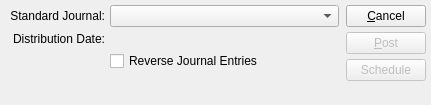
<?xml version="1.0" encoding="UTF-8"?>
<ui version="4.0">
 <comment>This file is part of the xTuple ERP: PostBooks Edition, a free and
open source Enterprise Resource Planning software suite,
Copyright (c) 1999-2018 by OpenMFG LLC, d/b/a xTuple.
It is licensed to you under the Common Public Attribution License
version 1.0, the full text of which (including xTuple-specific Exhibits)
is available at www.xtuple.com/CPAL.  By using this software, you agree
to be bound by its terms.</comment>
 <class>postStandardJournal</class>
 <widget class="QDialog" name="postStandardJournal">
  <property name="geometry">
   <rect>
    <x>0</x>
    <y>0</y>
    <width>431</width>
    <height>105</height>
   </rect>
  </property>
  <property name="windowTitle">
   <string>Post Standard Journal</string>
  </property>
  <layout class="QHBoxLayout">
   <property name="spacing">
    <number>7</number>
   </property>
   <property name="margin">
    <number>5</number>
   </property>
   <item>
    <layout class="QVBoxLayout">
     <property name="spacing">
      <number>0</number>
     </property>
     <property name="margin">
      <number>0</number>
     </property>
     <item>
      <layout class="QGridLayout">
       <property name="margin">
        <number>0</number>
       </property>
       <property name="spacing">
        <number>5</number>
       </property>
       <item row="2" column="0">
        <spacer>
         <property name="orientation">
          <enum>Qt::Horizontal</enum>
         </property>
         <property name="sizeType">
          <enum>QSizePolicy::Minimum</enum>
         </property>
         <property name="sizeHint" stdset="0">
          <size>
           <width>100</width>
           <height>20</height>
          </size>
         </property>
        </spacer>
       </item>
       <item row="0" column="1">
        <widget class="XComboBox" name="_stdjrnl"/>
       </item>
       <item row="0" column="0">
        <widget class="QLabel" name="_standardJournalLit">
         <property name="text">
          <string>Standard Journal:</string>
         </property>
         <property name="alignment">
          <set>Qt::AlignRight|Qt::AlignTrailing|Qt::AlignVCenter</set>
         </property>
         <property name="buddy">
          <cstring>_stdjrnl</cstring>
         </property>
        </widget>
       </item>
       <item row="1" column="0">
        <widget class="QLabel" name="_distributionDate">
         <property name="text">
          <string>Distribution Date:</string>
         </property>
         <property name="alignment">
          <set>Qt::AlignRight|Qt::AlignTrailing|Qt::AlignVCenter</set>
         </property>
         <property name="buddy">
          <cstring>_distDate</cstring>
         </property>
        </widget>
       </item>
       <item row="2" column="1">
        <widget class="QCheckBox" name="_reverse">
         <property name="text">
          <string>Reverse Journal Entries</string>
         </property>
        </widget>
       </item>
       <item row="1" column="1">
        <layout class="QHBoxLayout">
         <property name="spacing">
          <number>0</number>
         </property>
         <property name="margin">
          <number>0</number>
         </property>
         <item>
          <widget class="DLineEdit" name="_distDate"/>
         </item>
         <item>
          <spacer>
           <property name="orientation">
            <enum>Qt::Horizontal</enum>
           </property>
           <property name="sizeType">
            <enum>QSizePolicy::Expanding</enum>
           </property>
           <property name="sizeHint" stdset="0">
            <size>
             <width>31</width>
             <height>10</height>
            </size>
           </property>
          </spacer>
         </item>
        </layout>
       </item>
      </layout>
     </item>
     <item>
      <spacer>
       <property name="orientation">
        <enum>Qt::Vertical</enum>
       </property>
       <property name="sizeType">
        <enum>QSizePolicy::Expanding</enum>
       </property>
       <property name="sizeHint" stdset="0">
        <size>
         <width>16</width>
         <height>16</height>
        </size>
       </property>
      </spacer>
     </item>
    </layout>
   </item>
   <item>
    <layout class="QVBoxLayout">
     <property name="spacing">
      <number>0</number>
     </property>
     <property name="margin">
      <number>0</number>
     </property>
     <item>
      <layout class="QVBoxLayout">
       <property name="spacing">
        <number>5</number>
       </property>
       <property name="margin">
        <number>0</number>
       </property>
       <item>
        <widget class="QPushButton" name="_close">
         <property name="text">
          <string>&amp;Cancel</string>
         </property>
        </widget>
       </item>
       <item>
        <widget class="QPushButton" name="_post">
         <property name="enabled">
          <bool>false</bool>
         </property>
         <property name="text">
          <string>&amp;Post</string>
         </property>
         <property name="autoDefault">
          <bool>true</bool>
         </property>
         <property name="default">
          <bool>true</bool>
         </property>
        </widget>
       </item>
       <item>
        <widget class="QPushButton" name="_submit">
         <property name="enabled">
          <bool>false</bool>
         </property>
         <property name="text">
          <string>Schedule</string>
         </property>
        </widget>
       </item>
      </layout>
     </item>
     <item>
      <spacer>
       <property name="orientation">
        <enum>Qt::Vertical</enum>
       </property>
       <property name="sizeType">
        <enum>QSizePolicy::Expanding</enum>
       </property>
       <property name="sizeHint" stdset="0">
        <size>
         <width>16</width>
         <height>43</height>
        </size>
       </property>
      </spacer>
     </item>
    </layout>
   </item>
  </layout>
 </widget>
 <layoutdefault spacing="6" margin="11"/>
 <customwidgets>
  <customwidget>
   <class>DLineEdit</class>
   <extends>QWidget</extends>
   <header>datecluster.h</header>
   <container>1</container>
  </customwidget>
  <customwidget>
   <class>XComboBox</class>
   <extends>QComboBox</extends>
   <header>xcombobox.h</header>
  </customwidget>
 </customwidgets>
 <tabstops>
  <tabstop>_stdjrnl</tabstop>
  <tabstop>_distDate</tabstop>
  <tabstop>_reverse</tabstop>
  <tabstop>_post</tabstop>
  <tabstop>_submit</tabstop>
  <tabstop>_close</tabstop>
 </tabstops>
 <resources/>
 <connections>
  <connection>
   <sender>_close</sender>
   <signal>clicked()</signal>
   <receiver>postStandardJournal</receiver>
   <slot>reject()</slot>
   <hints>
    <hint type="sourcelabel">
     <x>369</x>
     <y>27</y>
    </hint>
    <hint type="destinationlabel">
     <x>20</x>
     <y>20</y>
    </hint>
   </hints>
  </connection>
  <connection>
   <sender>_stdjrnl</sender>
   <signal>notNull(bool)</signal>
   <receiver>_post</receiver>
   <slot>setEnabled(bool)</slot>
   <hints>
    <hint type="sourcelabel">
     <x>132</x>
     <y>27</y>
    </hint>
    <hint type="destinationlabel">
     <x>369</x>
     <y>59</y>
    </hint>
   </hints>
  </connection>
  <connection>
   <sender>_stdjrnl</sender>
   <signal>notNull(bool)</signal>
   <receiver>_submit</receiver>
   <slot>setEnabled(bool)</slot>
   <hints>
    <hint type="sourcelabel">
     <x>225</x>
     <y>25</y>
    </hint>
    <hint type="destinationlabel">
     <x>361</x>
     <y>80</y>
    </hint>
   </hints>
  </connection>
 </connections>
</ui>
